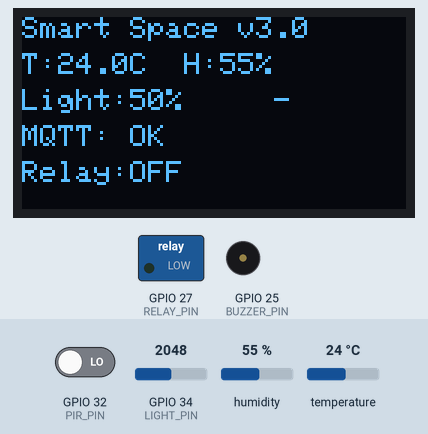
The sketch below on a simulated ESP32. Parts: 128×64 one-colour display, switched loads named in the sketch (green lamp = pin HIGH), buzzer (waves = sounding, pin HIGH). The test bench sets the inputs (shaded band); at power-on: temperature 24 °C, GPIO 32 (PIR_PIN) LOW, GPIO 34 (LIGHT_PIN) = 2048, humidity 55 %. WiFi joins after 1.5 s; servers stay silent unless stated; no MQTT or app messages arrive unless stated; what the sketch prints to the serial monitor is not drawn.

Above: at 5.8 s.
5.9 s: temperature set to 34 °C
10.1 s: temperature set to 37 °C
At 14.3 s:
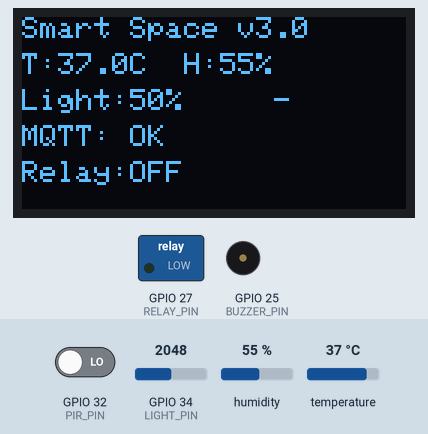
19.1 s: GPIO 32 (PIR_PIN) driven HIGH
At 21.7 s:
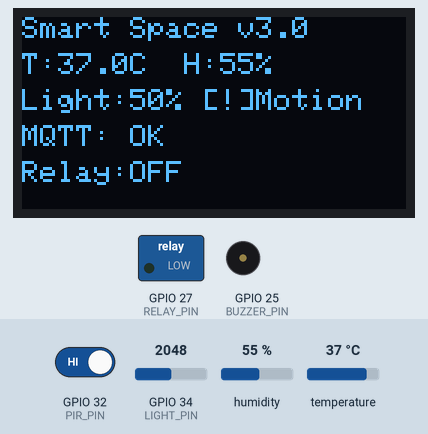
24.1 s: GPIO 34 (LIGHT_PIN) set to 2866
At 25.0 s:
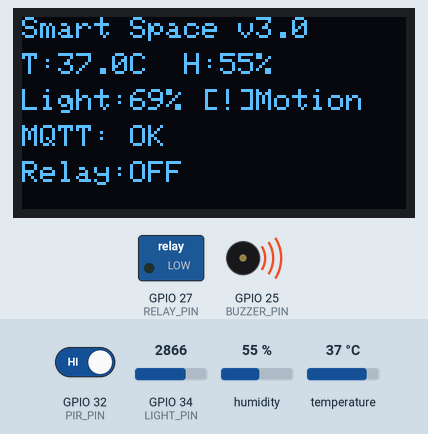
26.1 s: humidity set to 22 %
At 29.9 s:
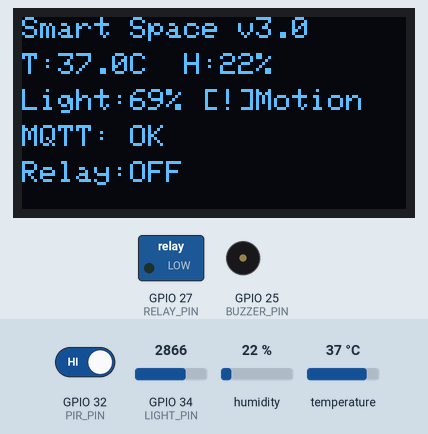
30.1 s: GPIO 34 (LIGHT_PIN) set to 3603
At 32.0 s:
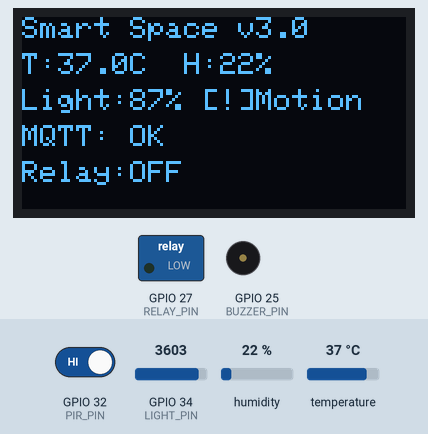
Timing chart, 0 to 33.1 s (numbered marks = the images above; inputs shaded):
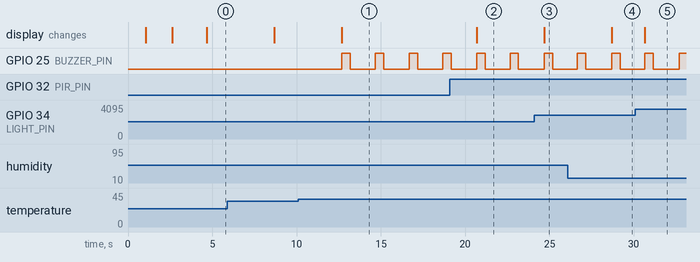

Measured:
- the behaviour switches between 35 and 36 °C on temperature (found by bisection; images 0 and 1)
- after the input at 10.1 s, GPIO 25 (BUZZER_PIN): alternates HIGH for 0.50 s and LOW for 1.5 s, starting after 2.6 s; the display: changes after 2.6 s (image 1)
- after the input at 19.1 s, the display: changes after 1.6 s (image 2)
- after the input at 24.1 s, the display: changes after 0.59 s (image 3)
- after the input at 26.1 s, the display: changes after 2.6 s (image 4)
- after the input at 30.1 s, the display: changes after 0.56 s (image 5)

The sketch:

smart_space_control.ino
```cpp
/*
  智能空间控制系统 v3.0 - ESP32 固件

  功能模块：
    - DHT11 温湿度传感器 (GPIO21)
    - 继电器控制 (GPIO27)
    - 光敏传感器 (GPIO34, ADC)
    - 光遮断传感器 (GPIO32) - 替代PIR
    - 有源蜂鸣器 (GPIO25)
    - OLED 显示 (GPIO18/19, I2C 0x3C)

  MQTT 主题：
    发布 esp32/sensors  → 温湿度 + 亮度 + 人体感应
    发布 esp32/status   → 设备状态
    订阅 esp32/control  → 控制指令
*/

#include <WiFi.h>
#include <PubSubClient.h>
#include <DHT.h>
#include <Wire.h>
#include <Adafruit_GFX.h>
#include <Adafruit_SSD1306.h>

// === WiFi 配置（上传前请修改）===
const char* ssid = "YOUR_WIFI_SSID";
const char* pass = "YOUR_WIFI_PASSWORD";

// === MQTT 配置 ===
const char* mqtt_server = "YOUR_SERVER_IP";
const int mqtt_port = 1883;
char mqtt_client_id[32];

// === 主题 ===
const char* topic_sensors = "esp32/sensors";
const char* topic_control = "esp32/control";
const char* topic_status  = "esp32/status";

// === GPIO ===
#define DHT_PIN    21
#define DHT_TYPE   DHT11
#define RELAY_PIN  27
#define LIGHT_PIN  34
#define PIR_PIN    32
#define BUZZER_PIN 25

// === OLED ===
#define SCREEN_W 128
#define SCREEN_H 64
#define OLED_RST -1
Adafruit_SSD1306 oled(SCREEN_W, SCREEN_H, &Wire, OLED_RST);

// === 全局对象 ===
WiFiClient espClient;
PubSubClient mqtt(espClient);
DHT dht(DHT_PIN, DHT_TYPE);

// === 状态 ===
unsigned long lastSend = 0;
const unsigned long SEND_INTERVAL = 2000;
bool relayState = false;
bool lastMotion = false;

// === 蜂鸣器 ===
bool buzzerOn = false;
unsigned long buzzerStart = 0;
const unsigned long BUZZER_MS = 500;

void buzzerBeep(unsigned long ms)
{
  buzzerOn = true;
  buzzerStart = millis();
  digitalWrite(BUZZER_PIN, HIGH);
  Serial.println("[Buzzer] beep!");
}

void updateBuzzer()
{
  if (buzzerOn && millis() - buzzerStart > BUZZER_MS)
  {
    buzzerOn = false;
    digitalWrite(BUZZER_PIN, LOW);
  }
}

// === 发布状态 ===
void publishStatus()
{
  char p[128];
  snprintf(p, sizeof(p),
    "{\"device_id\":\"%s\",\"relay\":%s,\"online\":true,\"ts\":%lu}",
    mqtt_client_id, relayState ? "true" : "false", millis());
  mqtt.publish(topic_status, p);
}

// === OLED 显示 ===
void updateOLED(float t, float h, int light, bool motion)
{
  oled.clearDisplay();
  oled.setTextColor(SSD1306_WHITE);

  // 第一行：标题
  oled.setTextSize(1);
  oled.setCursor(0, 0);
  oled.print(F("Smart Space v3.0"));

  // 第二行：温湿度
  oled.setCursor(0, 12);
  oled.print(F("T:"));
  oled.print(t, 1);
  oled.print(F("C  H:"));
  oled.print(h, 0);
  oled.print(F("%"));

  // 第三行：亮度 + 人体感应
  oled.setCursor(0, 24);
  int pct = map(light, 0, 4095, 0, 100);
  oled.print(F("Light:"));
  oled.print(pct);
  oled.print(F("% "));
  oled.print(motion ? F("[!]Motion") : F("    -"));

  // 第四行：MQTT状态
  oled.setCursor(0, 36);
  oled.print(mqtt.connected() ? F("MQTT: OK") : F("MQTT: Lost"));

  // 第五行：继电器状态
  oled.setCursor(0, 48);
  oled.print(F("Relay:"));
  oled.print(relayState ? F("ON ") : F("OFF"));

  oled.display();
}

// === 发布传感器数据 ===
void publishSensors()
{
  float t = dht.readTemperature();
  float h = dht.readHumidity();
  int light = analogRead(LIGHT_PIN);
  bool motion = digitalRead(PIR_PIN);

  // 更新OLED显示
  updateOLED(t, h, light, motion);

  if (t > 35.0 && !isnan(t))
  {
    buzzerBeep(1000);
  }

  if (motion != lastMotion)
  {
    lastMotion = motion;
    publishStatus();
  }

  char p[256];
  snprintf(p, sizeof(p),
    "{\"device_id\":\"%s\",\"temp\":%.1f,\"hum\":%.1f,\"light\":%d,\"motion\":%s,\"relay\":%s,\"ts\":%lu}",
    mqtt_client_id, t, h, light,
    motion ? "true" : "false",
    relayState ? "true" : "false", millis());

  mqtt.publish(topic_sensors, p);

  Serial.print("[传感器] ");
  Serial.print(t);
  Serial.print("C  ");
  Serial.print(h);
  Serial.print("%  light=");
  Serial.print(light);
  Serial.print("  motion=");
  Serial.println(motion ? "YES" : "NO");
}

// === MQTT 回调 ===
void onMqttMessage(char* topic, byte* payload, unsigned int length)
{
  char buf[256];
  unsigned int len = length < sizeof(buf) - 1 ? length : sizeof(buf) - 1;
  memcpy(buf, payload, len);
  buf[len] = '\0';

  Serial.print("[MQTT] ");
  Serial.println(buf);

  String msg = String(buf);

  int cmdStart = msg.indexOf("\"command\"");
  if (cmdStart != -1)
  {
    cmdStart = msg.indexOf(":", cmdStart);
    if (cmdStart != -1)
    {
      int valStart = msg.indexOf("\"", cmdStart);
      if (valStart != -1)
      {
        int valEnd = msg.indexOf("\"", valStart + 1);
        if (valEnd != -1)
        {
          String cmd = msg.substring(valStart + 1, valEnd);
          if (cmd == "on")
          {
            digitalWrite(RELAY_PIN, HIGH);
            relayState = true;
            Serial.println("[Relay] ON");
          }
          else if (cmd == "off")
          {
            digitalWrite(RELAY_PIN, LOW);
            relayState = false;
            Serial.println("[Relay] OFF");
          }
        }
      }
    }
  }

  if (msg.indexOf("\"beep\"") != -1)
  {
    buzzerBeep(500);
  }

  publishStatus();
}

// === MQTT 连接 ===
void connectMqtt()
{
  while (!mqtt.connected())
  {
    Serial.print("[MQTT] connecting...");
    if (mqtt.connect(mqtt_client_id))
    {
      Serial.println(" OK!");
      static int retryDelay = 5000;
      retryDelay = 5000;
      mqtt.subscribe(topic_control);
      publishStatus();
    }
    else
    {
      Serial.print(" rc=");
      Serial.println(mqtt.state());
      // 退避重连：5s -> 10s -> 15s 循环
      static int retryDelay = 5000;
      delay(retryDelay);
      retryDelay = retryDelay >= 15000 ? 5000 : retryDelay + 5000;
    }
  }
}

void setup()
{
  Serial.begin(115200);
  delay(1000);

  pinMode(RELAY_PIN, OUTPUT);
  pinMode(BUZZER_PIN, OUTPUT);
  pinMode(PIR_PIN, INPUT);
  digitalWrite(RELAY_PIN, LOW);
  digitalWrite(BUZZER_PIN, LOW);

  uint8_t mac[6];
  WiFi.macAddress(mac);
  snprintf(mqtt_client_id, sizeof(mqtt_client_id),
    "ESP32_%02X%02X%02X%02X", mac[2], mac[3], mac[4], mac[5]);

  Serial.println("\n=== Smart Space Control v3.0 ===");
  Serial.print("Client ID: ");
  Serial.println(mqtt_client_id);

  dht.begin();

  // OLED初始化 (指定I2C引脚 GPIO18=SDA, GPIO19=SCL)
  Wire.begin(18, 19);
  if (!oled.begin(SSD1306_SWITCHCAPVCC, 0x3C))
  {
    Serial.println("[OLED] Failed! Check I2C wiring.");
  }
  else
  {
    oled.clearDisplay();
    oled.setTextSize(1);
    oled.setTextColor(SSD1306_WHITE);
    oled.setCursor(0, 24);
    oled.print(F("Smart Space v3.0"));
    oled.setCursor(0, 36);
    oled.print(F("Connecting WiFi..."));
    oled.display();
    Serial.println("[OLED] OK!");
  }

  Serial.print("[WiFi] ");
  Serial.print(ssid);
  WiFi.begin(ssid, pass);
  int retries = 0;
  while (WiFi.status() != WL_CONNECTED && retries < 30)
  {
    delay(500);
    Serial.print(".");
    retries++;
  }
  if (WiFi.status() == WL_CONNECTED)
  {
    WiFi.setSleep(false);
    Serial.println(" OK!");
    Serial.print("[WiFi] IP: ");
    Serial.println(WiFi.localIP());
  }
  else
  {
    Serial.println(" FAIL!");
    return;
  }

  mqtt.setServer(mqtt_server, mqtt_port);
  mqtt.setKeepAlive(30);
  mqtt.setCallback(onMqttMessage);
  mqtt.setBufferSize(512);
  connectMqtt();

  // WiFi连上后更新OLED
  oled.clearDisplay();
  oled.setTextSize(1);
  oled.setCursor(0, 24);
  oled.print(F("WiFi Connected!"));
  oled.setCursor(0, 36);
  oled.print(WiFi.localIP());
  oled.display();
  delay(2000);

  Serial.println("[System] Ready!");
}

void loop()
{
  if (!mqtt.connected())
  {
    connectMqtt();
  }
  mqtt.loop();
  updateBuzzer();

  unsigned long now = millis();
  if (now - lastSend >= SEND_INTERVAL)
  {
    lastSend = now;
    publishSensors();
  }
}
```
